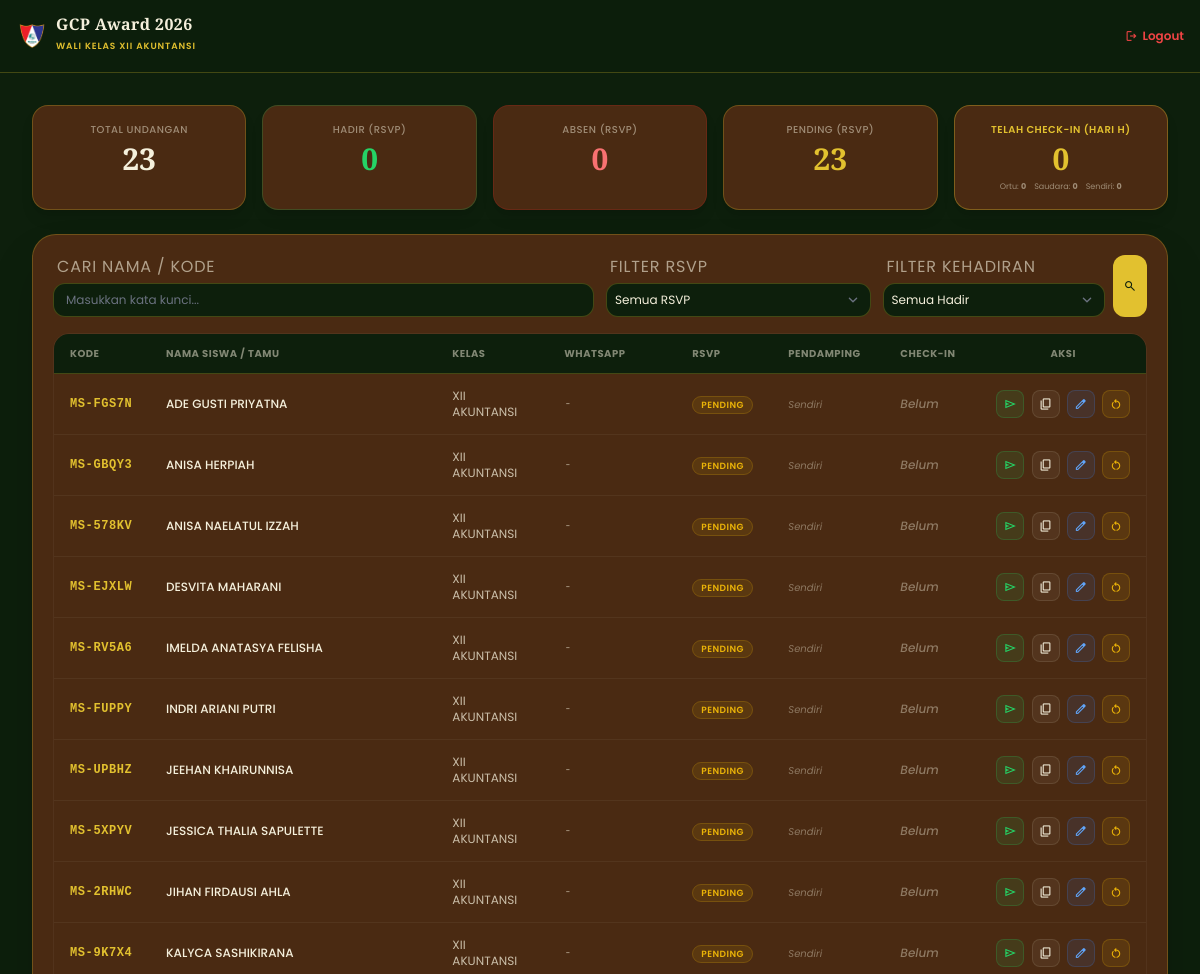
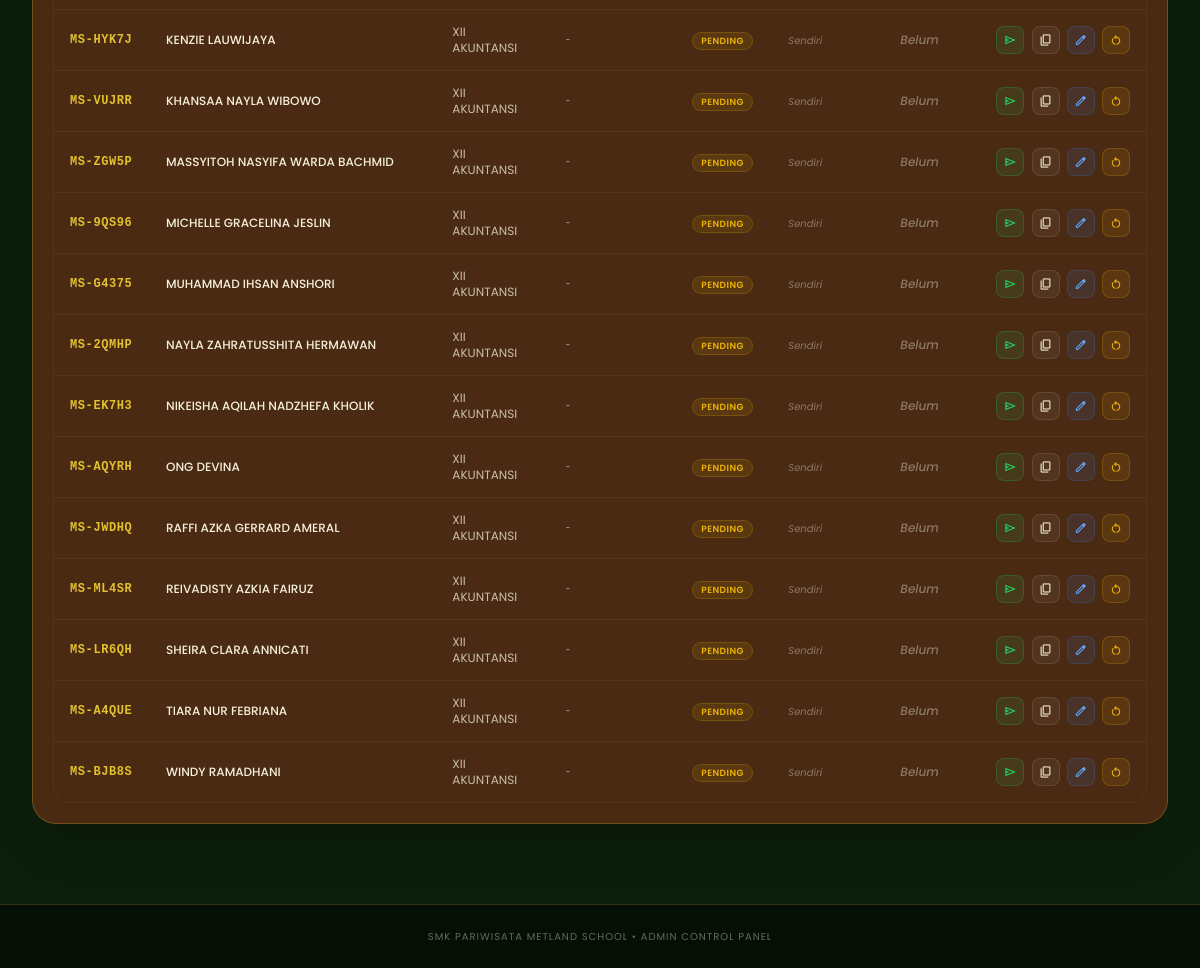
Screenshot of /admin.php (signed in) with the database file from the repository (2 pictures, top to bottom).
### tables this page shows
CREATE TABLE `students` (
  `id` int NOT NULL,
  `code` varchar(50) NOT NULL,
  `name` varchar(100) NOT NULL,
  `classroom` varchar(50) NOT NULL,
  `whatsapp` varchar(20) DEFAULT NULL,
  `rsvp_status` varchar(20) DEFAULT 'Pending',
  `companion_type` varchar(50) DEFAULT 'none',
  `checked_in` tinyint(1) DEFAULT '0',
  `checked_in_at` datetime DEFAULT NULL,
  `created_at` timestamp NULL DEFAULT CURRENT_TIMESTAMP
);

### admin.php (the view, shortened to what this page needs)
<?php
require_once 'config.php';
$adminClassroom = $_SESSION['admin_classroom'] ?? null;
$isAdmin = ($adminClassroom === null);
?>
<?php
$whereClause = "";
$statParams = [];
if (!$isAdmin) {
  $whereClause = " WHERE classroom = ?";
  $statParams = [$adminClassroom];
}
$stmt = $pdo->prepare("SELECT COUNT(*) FROM students" . $whereClause);
$stmt->execute($statParams);
$totalCount = $stmt->fetchColumn();
$stmt = $pdo->prepare("SELECT COUNT(*) FROM students" . ($whereClause ? $whereClause . " AND rsvp_status = 'Attending'" : " WHERE rsvp_status = 'Attending'"));
$stmt->execute($statParams);
$attendingCount = $stmt->fetchColumn();
$stmt = $pdo->prepare("SELECT COUNT(*) FROM students" . ($whereClause ? $whereClause . " AND rsvp_status = 'Absent'" : " WHERE rsvp_status = 'Absent'"));
$stmt->execute($statParams);
$absentCount = $stmt->fetchColumn();
$stmt = $pdo->prepare("SELECT COUNT(*) FROM students" . ($whereClause ? $whereClause . " AND rsvp_status = 'Pending'" : " WHERE rsvp_status = 'Pending'"));
$stmt->execute($statParams);
$pendingCount = $stmt->fetchColumn();
$stmt = $pdo->prepare("SELECT COUNT(*) FROM students" . ($whereClause ? $whereClause . " AND checked_in = 1" : " WHERE checked_in = 1"));
$stmt->execute($statParams);
$presentCount = $stmt->fetchColumn();
$stmt = $pdo->prepare("SELECT COUNT(*) FROM students" . ($whereClause ? $whereClause . " AND checked_in = 1 AND companion_type = 'parents'" : " WHERE checked_in = 1 AND companion_type = 'parents'"));
$stmt->execute($statParams);
$companionParents = $stmt->fetchColumn();
$stmt = $pdo->prepare("SELECT COUNT(*) FROM students" . ($whereClause ? $whereClause . " AND checked_in = 1 AND companion_type = 'sibling'" : " WHERE checked_in = 1 AND companion_type = 'sibling'"));
$stmt->execute($statParams);
$companionSibling = $stmt->fetchColumn();
$stmt = $pdo->prepare("SELECT COUNT(*) FROM students" . ($whereClause ? $whereClause . " AND checked_in = 1 AND companion_type = 'none'" : " WHERE checked_in = 1 AND companion_type = 'none'"));
$stmt->execute($statParams);
$companionNone = $stmt->fetchColumn();
$search = trim($_GET['search'] ?? '');
$filterClass = trim($_GET['filter_class'] ?? '');
$queryStr = "SELECT * FROM students WHERE 1=1";
$params = [];
if (!$isAdmin) {
  $queryStr .= " AND classroom = ?";
  $params[] = $adminClassroom;
} else {
  if ($filterClass !== '') {
    $queryStr .= " AND classroom = ?";
    $params[] = $filterClass;
  }
}
$queryStr .= " ORDER BY classroom ASC, name ASC";
$stmt = $pdo->prepare($queryStr);
$stmt->execute($params);
$students = $stmt->fetchAll();
$protocol = (!empty($_SERVER['HTTPS']) && $_SERVER['HTTPS'] !== 'off' || $_SERVER['SERVER_PORT'] == 443) ? "https://" : "http://";
$baseUrl = $protocol . $_SERVER['HTTP_HOST'] . dirname($_SERVER['PHP_SELF']);
?>
<!doctype html>
<html lang="en">
<head>
  <script src="https://cdn.tailwindcss.com?plugins=forms"></script>
  <script id="tailwind-config">
    tailwind.config = {
      theme: {
        extend: {
          colors: {
            secondary: "#E2C12F", // Bright Moss Yellow — hero accent
            primary: "#0D1F0C", // Near-black forest
            cardBg: "#4A2A12", // Rich warm brown
          },
          fontFamily: {
            display: ["Playfair Display", "serif"],
            body: ["Poppins", "sans-serif"],
          },
        },
      },
    };
  </script>
</head>
<body class="min-h-screen flex flex-col selection:bg-secondary selection:text-primary">
  <header class="border-b border-secondary/25 bg-[#0D1F0C]/95 sticky top-0 z-40 backdrop-blur-md">
    <div class="max-w-7xl mx-auto px-4 py-4 flex items-center justify-between">
      <div class="flex items-center gap-2">
        <img src="img/metschoo/Metschoo.png" alt="Logo" class="w-8 h-8 object-contain" />
        <div>
          <h1 class="font-display font-bold text-[#F5F0DC] text-base tracking-wide leading-none">GCP Award 2026</h1>
          <span class="text-[9px] uppercase tracking-widest text-secondary font-semibold">
            <?= $isAdmin ? 'Super Admin Panel' : 'Wali Kelas ' . htmlspecialchars($adminClassroom) ?>
          </span>
        </div>
      </div>
      <div class="flex items-center gap-4">
        <a href="admin.php?action=logout" class="text-xs font-semibold text-red-500 hover:text-red-400 flex items-center gap-1">
          <span class="material-symbols-outlined text-sm">logout</span> Logout
        </a>
      </div>
    </div>
  </header>
  <main class="flex-1 max-w-7xl w-full mx-auto p-4 sm:p-6 lg:p-8 space-y-6">
    <div id="container-tab-students" class="space-y-6">
      <section class="grid grid-cols-2 md:grid-cols-5 gap-4">
        <div class="bg-[#4A2A12] border border-secondary/25 rounded-2xl p-4 shadow-lg text-center">
          <p class="text-[10px] uppercase tracking-wider text-[#F5F0DC]/50 font-medium">Total Undangan</p>
          <p class="text-3xl font-display font-bold text-[#F5F0DC] mt-1"><?= $totalCount ?></p>
        </div>
        <div class="bg-[#4A2A12] border border-[#25D366]/20 rounded-2xl p-4 shadow-lg text-center">
          <p class="text-[10px] uppercase tracking-wider text-[#F5F0DC]/50 font-medium">Hadir (RSVP)</p>
          <p class="text-3xl font-display font-bold text-[#25D366] mt-1"><?= $attendingCount ?></p>
        </div>
        <div class="bg-[#4A2A12] border border-red-600/20 rounded-2xl p-4 shadow-lg text-center">
          <p class="text-[10px] uppercase tracking-wider text-[#F5F0DC]/50 font-medium">Absen (RSVP)</p>
          <p class="text-3xl font-display font-bold text-red-400 mt-1"><?= $absentCount ?></p>
        </div>
        <div class="bg-[#4A2A12] border border-[#E2C12F]/25 rounded-2xl p-4 shadow-lg text-center">
          <p class="text-[10px] uppercase tracking-wider text-[#F5F0DC]/50 font-medium">Pending (RSVP)</p>
          <p class="text-3xl font-display font-bold text-[#E2C12F] mt-1"><?= $pendingCount ?></p>
        </div>
        <div class="bg-[#4A2A12] border border-secondary/35 rounded-2xl p-4 shadow-lg text-center col-span-2 md:col-span-1">
          <p class="text-[10px] uppercase tracking-wider text-secondary font-semibold">Telah Check-In (Hari H)</p>
          <p class="text-3xl font-display font-bold text-secondary mt-1"><?= $presentCount ?></p>
          <div class="text-[8px] text-[#F5F0DC]/50 mt-1 flex justify-center gap-2">
            <span>Ortu: <b><?= $companionParents ?></b></span>
            <span>Saudara: <b><?= $companionSibling ?></b></span>
            <span>Sendiri: <b><?= $companionNone ?></b></span>
          </div>
        </div>
      </section>
      <section class="bg-[#4A2A12] border border-secondary/25 rounded-3xl p-5 shadow-2xl space-y-4">
        <form method="GET" action="admin.php" class="grid grid-cols-2 <?= $isAdmin ? 'md:grid-cols-5' : 'md:grid-cols-4' ?> gap-3 items-end">
          <div class="col-span-2 md:col-span-2">
            <label class="block text-[#F5F0DC]/60 text-xxs uppercase tracking-wider mb-1 px-1">Cari Nama / Kode</label>
            <input type="text" name="search" value="<?= htmlspecialchars($search) ?>" placeholder="Masukkan kata kunci..."
              class="w-full bg-[#0D1F0C] border border-secondary/25 rounded-xl px-3 py-2 text-[#F5F0DC] text-xs focus:border-secondary outline-none" />
          </div>
          <div>
            <label class="block text-[#F5F0DC]/60 text-xxs uppercase tracking-wider mb-1 px-1">Filter RSVP</label>
            <select name="filter_rsvp" class="w-full bg-[#0D1F0C] border border-secondary/25 rounded-xl px-2 py-2 text-[#F5F0DC] text-xs focus:border-secondary outline-none appearance-none">
              <option value="">Semua RSVP</option>
            </select>
          </div>
          <div class="flex gap-2">
            <div class="flex-1">
              <label class="block text-[#F5F0DC]/60 text-xxs uppercase tracking-wider mb-1 px-1">Filter Kehadiran</label>
              <select name="filter_checkin" class="w-full bg-[#0D1F0C] border border-secondary/25 rounded-xl px-2 py-2 text-[#F5F0DC] text-xs focus:border-secondary outline-none appearance-none">
                <option value="">Semua Hadir</option>
              </select>
            </div>
            <button type="submit" class="bg-secondary text-primary font-bold p-2.5 rounded-xl flex items-center justify-center hover:scale-105 active:scale-95 transition-transform" title="Search">
              <span class="material-symbols-outlined text-sm">search</span>
            </button>
          </div>
        </form>
        <div class="overflow-x-auto custom-scrollbar border border-[#ECE8D2]/5 rounded-2xl">
          <table class="w-full text-left border-collapse min-w-[900px]">
            <thead>
              <tr class="bg-[#0D1F0C] text-[10px] text-[#F5F0DC]/50 font-semibold uppercase tracking-wider border-b border-secondary/25">
                <th class="py-3 px-4 w-24">Kode</th>
                <th class="py-3 px-4">Nama Siswa / Tamu</th>
                <th class="py-3 px-4 w-28">Kelas</th>
                <th class="py-3 px-4 w-32">WhatsApp</th>
                <th class="py-3 px-4 w-24">RSVP</th>
                <th class="py-3 px-4 w-28">Pendamping</th>
                <th class="py-3 px-4 w-24">Check-in</th>
                <th class="py-3 px-4 w-40 text-center">Aksi</th>
              </tr>
            </thead>
            <tbody class="divide-y divide-[#F5F0DC]/5 text-xs">
              <?php if (empty($students)): ?>
                <tr>
                  <td colspan="8" class="text-center py-12 text-[#F5F0DC]/40 italic">
                    Tidak ada data siswa ditemukan.
                  </td>
                </tr>
              <?php else: ?>
                <?php foreach ($students as $row): ?>
                  <?php
                  $inviteLink = $baseUrl . "?code=" . $row['code'];
                  $message = <<<TEXT
Halo *{$row['name']}*,
Dengan hormat, kami mengundang Anda untuk menghadiri acara *GCP Award 2026 – Generasi Cinta Prestasi* SMK Pariwisata Metland School.
Silakan melihat undangan personal Anda melalui tautan berikut:
{$inviteLink}
Mohon berkenan melakukan konfirmasi kehadiran melalui tautan tersebut.
*Informasi Penting*
Setiap siswa hanya diperkenankan membawa *1 (satu) orang pendamping*.
Atas perhatian dan kehadiran Anda, kami ucapkan terima kasih.
TEXT;
                  $waUrl = "https://api.whatsapp.com/send?text=" . rawurlencode($message);
                  ?>
                  <tr class="hover:bg-[#F5F0DC]/5 transition-colors duration-200">
                    <td class="py-3.5 px-4 font-bold text-secondary font-mono tracking-wider"><?= htmlspecialchars($row['code']) ?></td>
                    <td class="py-3.5 px-4 font-medium text-[#F5F0DC] uppercase"><?= htmlspecialchars($row['name']) ?></td>
                    <td class="py-3.5 px-4 text-[#F5F0DC]/75"><?= htmlspecialchars($row['classroom']) ?></td>
                    <td class="py-3.5 px-4 text-[#F5F0DC]/50 font-mono text-xxs truncate max-w-[120px]" title="<?= htmlspecialchars($row['whatsapp'] ?? '') ?>">
                      <?= htmlspecialchars($row['whatsapp'] ?: '-') ?>
                    </td>
                    <td class="py-3.5 px-4">
                      <?php if ($row['rsvp_status'] === 'Attending'): ?>
                        <span class="bg-[#25D366]/10 text-[#25D366] border border-[#25D366]/20 px-2 py-0.5 rounded-full text-[9px] font-semibold tracking-wider uppercase">Attending</span>
                      <?php elseif ($row['rsvp_status'] === 'Absent'): ?>
                        <span class="bg-red-500/10 text-red-500 border border-red-500/20 px-2 py-0.5 rounded-full text-[9px] font-semibold tracking-wider uppercase">Absent</span>
                      <?php else: ?>
                        <span class="bg-yellow-500/10 text-yellow-500 border border-yellow-500/20 px-2 py-0.5 rounded-full text-[9px] font-semibold tracking-wider uppercase">Pending</span>
                      <?php endif; ?>
                    </td>
                    <td class="py-3.5 px-4">
                      <?php if ($row['companion_type'] === 'parents'): ?>
                        <span class="text-[#F5F0DC] text-[10px] bg-[#F5F0DC]/5 border border-[#F5F0DC]/10 px-2 py-0.5 rounded">Ortu</span>
                      <?php elseif ($row['companion_type'] === 'sibling'): ?>
                        <span class="text-[#F5F0DC] text-[10px] bg-[#F5F0DC]/5 border border-[#F5F0DC]/10 px-2 py-0.5 rounded">Saudara</span>
                      <?php else: ?>
                        <span class="text-[#F5F0DC]/40 text-[10px] italic">Sendiri</span>
                      <?php endif; ?>
                    </td>
                    <td class="py-3.5 px-4">
                      <?php if ($row['checked_in'] == 1): ?>
                        <div class="flex flex-col items-start">
                          <span class="bg-secondary/15 text-secondary border border-secondary/35 px-2 py-0.5 rounded-full text-[9px] font-semibold tracking-wider uppercase">Hadir</span>
                          <span class="text-[8px] text-[#F5F0DC]/40 mt-0.5"><?= date('H:i:s', strtotime($row['checked_in_at'])) ?></span>
                        </div>
                      <?php else: ?>
                        <span class="text-[#F5F0DC]/40 font-medium italic">Belum</span>
                      <?php endif; ?>
                    </td>
                    <td class="py-3.5 px-4 text-center space-x-1 whitespace-nowrap">
                      <a href="<?= $waUrl ?>" target="_blank" class="inline-flex items-center justify-center w-7 h-7 bg-[#25D366]/10 text-[#25D366] hover:bg-[#25D366] hover:text-black border border-[#25D366]/20 rounded-lg transition-all" title="Share via WhatsApp">
                        <span class="material-symbols-outlined text-sm">send</span>
                      </a>
                      <button onclick="copyToClipboard('<?= $inviteLink ?>', this)" class="inline-flex items-center justify-center w-7 h-7 bg-[#F5F0DC]/5 text-[#F5F0DC] hover:bg-[#F5F0DC]/15 border border-[#F5F0DC]/10 rounded-lg transition-all" title="Copy Link Undangan">
                        <span class="material-symbols-outlined text-sm">content_copy</span>
                      </button>
                      <button onclick="openEditModal(<?= htmlspecialchars(json_encode([
                                                        'id' => $row['id'],
                                                        'name' => $row['name'],
                                                        'classroom' => $row['classroom'],
                                                        'whatsapp' => $row['whatsapp'] ?? '',
                                                        'rsvp_status' => $row['rsvp_status'],
                                                        'companion_type' => $row['companion_type']
                                                      ])) ?>)" class="inline-flex items-center justify-center w-7 h-7 bg-blue-500/10 text-blue-400 hover:bg-blue-500 hover:text-white border border-blue-500/20 rounded-lg transition-all" title="Edit Siswa">
                        <span class="material-symbols-outlined text-sm">edit</span>
                      </button>
                      <a href="admin.php?action=reset&id=<?= $row['id'] ?>" onclick="return confirm('Reset status RSVP & check-in siswa ini?')"
                        class="inline-flex items-center justify-center w-7 h-7 bg-yellow-500/10 text-yellow-500 hover:bg-yellow-500 hover:text-black border border-yellow-500/20 rounded-lg transition-all" title="Reset Status">
                        <span class="material-symbols-outlined text-sm">restart_alt</span>
                      </a>
                    </td>
                  </tr>
                <?php endforeach; ?>
              <?php endif; ?>
            </tbody>
          </table>
        </div>
      </section>
    </div>
  </main>
  <footer class="bg-[#060F06] py-6 border-t border-secondary/20 text-center text-[10px] tracking-widest text-[#F5F0DC]/40 uppercase mt-12">
    SMK PARIWISATA METLAND SCHOOL • ADMIN CONTROL PANEL
  </footer>
</body>
</html>

### admin.php (style rules this page uses)
body { background-color: #0D1F0C; color: #F5F0DC; font-family: 'Poppins', sans-serif; }

### rows the page displays
students: code "MS-FGS7N", name "ADE GUSTI PRIYATNA", classroom "XII AKUNTANSI", whatsapp "-", rsvp_status "PENDING", companion_type "Sendiri", checked_in "Belum"
students: code "MS-GBQY3", name "ANISA HERPIAH", classroom "XII AKUNTANSI", whatsapp "-", rsvp_status "PENDING", companion_type "Sendiri", checked_in "Belum"
students: code "MS-578KV", name "ANISA NAELATUL IZZAH", classroom "XII AKUNTANSI", whatsapp "-", rsvp_status "PENDING", companion_type "Sendiri", checked_in "Belum"
students: code "MS-EJXLW", name "DESVITA MAHARANI", classroom "XII AKUNTANSI", whatsapp "-", rsvp_status "PENDING", companion_type "Sendiri", checked_in "Belum"
students: code "MS-RV5A6", name "IMELDA ANATASYA FELISHA", classroom "XII AKUNTANSI", whatsapp "-", rsvp_status "PENDING", companion_type "Sendiri", checked_in "Belum"
students: code "MS-FUPPY", name "INDRI ARIANI PUTRI", classroom "XII AKUNTANSI", whatsapp "-", rsvp_status "PENDING", companion_type "Sendiri", checked_in "Belum"
students: code "MS-UPBHZ", name "JEEHAN KHAIRUNNISA", classroom "XII AKUNTANSI", whatsapp "-", rsvp_status "PENDING", companion_type "Sendiri", checked_in "Belum"
students: code "MS-5XPYV", name "JESSICA THALIA SAPULETTE", classroom "XII AKUNTANSI", whatsapp "-", rsvp_status "PENDING", companion_type "Sendiri", checked_in "Belum"
students: code "MS-2RHWC", name "JIHAN FIRDAUSI AHLA", classroom "XII AKUNTANSI", whatsapp "-", rsvp_status "PENDING", companion_type "Sendiri", checked_in "Belum"
students: code "MS-9K7X4", name "KALYCA SASHIKIRANA", classroom "XII AKUNTANSI", whatsapp "-", rsvp_status "PENDING", companion_type "Sendiri", checked_in "Belum"
students: code "MS-HYK7J", name "KENZIE LAUWIJAYA", classroom "XII AKUNTANSI", whatsapp "-", rsvp_status "PENDING", companion_type "Sendiri", checked_in "Belum"
students: code "MS-VUJRR", name "KHANSAA NAYLA WIBOWO", classroom "XII AKUNTANSI", whatsapp "-", rsvp_status "PENDING", companion_type "Sendiri", checked_in "Belum"
students: code "MS-ZGW5P", name "MASSYITOH NASYIFA WARDA BACHMID", classroom "XII AKUNTANSI", whatsapp "-", rsvp_status "PENDING", companion_type "Sendiri", checked_in "Belum"
students: code "MS-9QS96", name "MICHELLE GRACELINA JESLIN", classroom "XII AKUNTANSI", whatsapp "-", rsvp_status "PENDING", companion_type "Sendiri", checked_in "Belum"
students: code "MS-G4375", name "MUHAMMAD IHSAN ANSHORI", classroom "XII AKUNTANSI", whatsapp "-", rsvp_status "PENDING", companion_type "Sendiri", checked_in "Belum"
students: code "MS-2QMHP", name "NAYLA ZAHRATUSSHITA HERMAWAN", classroom "XII AKUNTANSI", whatsapp "-", rsvp_status "PENDING", companion_type "Sendiri", checked_in "Belum"
students: code "MS-EK7H3", name "NIKEISHA AQILAH NADZHEFA KHOLIK", classroom "XII AKUNTANSI", whatsapp "-", rsvp_status "PENDING", companion_type "Sendiri", checked_in "Belum"
students: code "MS-AQYRH", name "ONG DEVINA", classroom "XII AKUNTANSI", whatsapp "-", rsvp_status "PENDING", companion_type "Sendiri", checked_in "Belum"
students: code "MS-JWDHQ", name "RAFFI AZKA GERRARD AMERAL", classroom "XII AKUNTANSI", whatsapp "-", rsvp_status "PENDING", companion_type "Sendiri", checked_in "Belum"
students: code "MS-ML4SR", name "REIVADISTY AZKIA FAIRUZ", classroom "XII AKUNTANSI", whatsapp "-", rsvp_status "PENDING", companion_type "Sendiri", checked_in "Belum"
students: code "MS-LR6QH", name "SHEIRA CLARA ANNICATI", classroom "XII AKUNTANSI", whatsapp "-", rsvp_status "PENDING", companion_type "Sendiri", checked_in "Belum"
students: code "MS-A4QUE", name "TIARA NUR FEBRIANA", classroom "XII AKUNTANSI", whatsapp "-", rsvp_status "PENDING", companion_type "Sendiri", checked_in "Belum"
students: code "MS-BJB8S", name "WINDY RAMADHANI", classroom "XII AKUNTANSI", whatsapp "-", rsvp_status "PENDING", companion_type "Sendiri", checked_in "Belum"

### other values shown
$adminClassroom "XII AKUNTANSI"
$totalCount "23"
$attendingCount "0"
$absentCount "0"
$pendingCount "23"
$presentCount "0"
$companionParents "0"
$companionSibling "0"
$companionNone "0"
